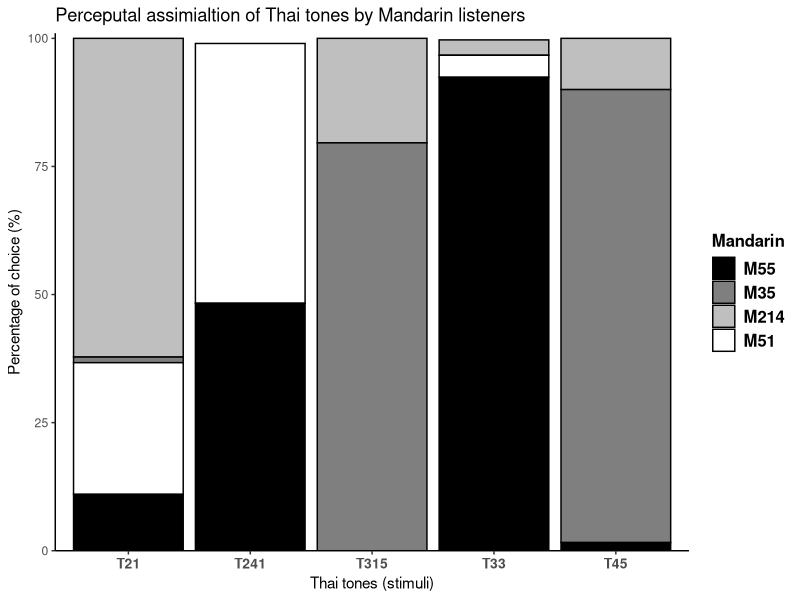
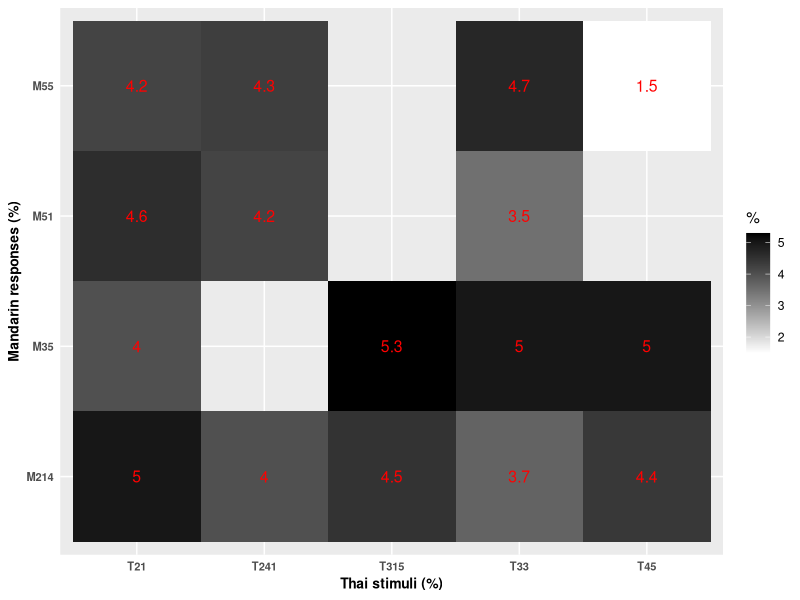

R code for these plots, in order:
## ---- chunk 1
library(tidyverse)
setwd("~/Nutstore Files/310_Tutorial/LanguageDS-e")
## ---- chunk 2

cm13 <- read.delim("data/ch5/cm13.txt")

head(cm13)
# library(readr)
# assimilation <- read_csv("~/Nutstore Files/310_Tutorial/Language data science/data/ch5/assimilation.csv")
# 
# head(assimilation)
## ---- chunk 3

assim.clean = cm13%>%
  # 除去练习数据
  filter(., Procedure.Block. != "pracproc") %>%
  # 选择需要的列并将变量名修改
  select(., subject = "Subject",
                  stimuli = "tone.Trial.",
                  response = "SoundOut1.RESP",
                  response_rt = "SoundOut1.RT",
                  rating = "Slide1.RESP",
                  rating_rt = "Slide1.RT")%>%
  # 除去被试未作答的试次
  filter(., response !="")%>%
  # 反应时为刺激播放后1000毫秒后的被试反应，原始数据从刺激播放开始记录，因此进行调整。
  mutate(., response_rt = response_rt-1000)%>%
  # 将被试的按键反应改写成相应的母语声调类别，修改刺激名称
  mutate(response =dplyr:: recode(response, 
                       f = "M55", g = "M35", 
                       h = "M214", j = "M51"),
         stimuli = dplyr:: recode(stimuli, 
                          "33" = "T33", "21" = "T21", 
                          "45" = "T45", "315" = "T315", 
                          "241" = "T241"))

# mutate(n = 1)%>%
#   group_by(language, subject, stimuli, response)%>%
#   summarise(cat = sum(n), 
#             response_rt = mean(response_rt, na.rm = TRUE),
#             rating = mean(rating, na.rm = TRUE), 
#             #rating_rt =  mean(rating_rt,na.rm = TRUE)
#   )%>%
#   group_by(subject, stimuli)%>%
#   mutate(percent = cat/sum(cat))%>%
#   ungroup()%>%
#   mutate()


# tbl.cat = cat.final%>%
#   mutate(stimuli = as_factor(stimuli),
#          response = as_factor(response),
#          stimuli = fct_relevel(stimuli, "T45","T33","T21","T315","T241"),
#          response = fct_relevel(response,
#                             "M55","M35","M214","M51",
#                             "NV44","NV22","NV35","NV21","NV415","NV214",
#                             "SV44","SV22","SV35","SV21","SV214"))%>%
#   group_by(stimuli,response)%>%
#   summarise(cat.mean = round(sum(percent)/13, 3)*100,
#             rate.mean = round(mean(rating,na.rm = TRUE),1))%>%
#   gather(temp, score, ends_with(".mean")) %>%
#   unite(temp1, stimuli, temp, sep = "_")%>%
#   spread(temp1, score)%>%
#   #change the order of columns
#   select("response" , "T45_cat.mean", "T45_rate.mean",
#          "T33_cat.mean" , "T33_rate.mean",
#          "T21_cat.mean","T21_rate.mean",
#          "T315_cat.mean", "T315_rate.mean",
#          "T241_cat.mean", "T241_rate.mean")
## ---- chunk 4

assim.individual = assim.clean %>%
  #为每个反应计数
  mutate(n = 1)%>%
  # 计算每个人每个泰语声调及对应汉语声调反应的次数、评分和反应时均值
  group_by(subject, stimuli, response)%>%
  summarise(cat = sum(n), 
            response_rt = mean(response_rt, na.rm = TRUE),
            rating = mean(rating, na.rm = TRUE))%>%
  # 计算每个人每个泰语声调及对应汉语声调反应的比例
  group_by(subject, stimuli)%>%
  mutate(percent = cat/sum(cat))%>%
  ungroup()


assim.group = assim.individual%>%
  # mutate(stimuli = as_factor(stimuli),
  #        response = as_factor(response),
  #        stimuli = fct_relevel(stimuli, "T45","T33","T21","T315","T241"),
  #        response = fct_relevel(response,
  #                           "M55","M35","M214","M51"))%>%
  group_by(stimuli,response)%>%
  # 计算每组反应平均值和评分均值
  summarise(cat.mean = round(sum(percent)/13, 3)*100,
            rate.mean = round(mean(rating,na.rm = TRUE),1))%>%
  gather(temp, score, ends_with(".mean")) %>%
  # 将刺激和对应的反应均值和评分均值组合
  unite(temp1, stimuli, temp, sep = "_")%>%
  # 将表格进行转换，得到最终需要的感知同化模式图
  spread(temp1, score)%>%
  #change the order of columns
  select("response" , "T45_cat.mean", "T45_rate.mean",
         "T33_cat.mean" , "T33_rate.mean",
         "T21_cat.mean","T21_rate.mean",
         "T315_cat.mean", "T315_rate.mean",
         "T241_cat.mean", "T241_rate.mean")

## ---- chunk 5


  assim.individual %>%
  group_by(stimuli,response)%>%
  summarise(percent = round(sum(percent)/13, 3)*100)%>%
  filter(percent>1)%>%
  ggplot(aes(fill=response, y=percent, x=stimuli)) +
  geom_bar( stat="identity")+
  scale_fill_manual(
        values=c("M55" = "black", "M35"="gray50",
                 "M214"="gray75", "M51"="white"),
        name="Mandarin",
        breaks=c("M55", "M35", "M214","M51"),
        labels=c("M55", "M35", "M214","M51"))+
  geom_bar(colour="black", stat="identity")+
  xlab("Thai tones (stimuli)")+
  ylab("Percentage of choice (%)") +
  scale_y_continuous(expand = c(0, 0), limits = c(0, 101))+
  labs(title = "Perceputal assimialtion of Thai tones by Mandarin listeners")+
  theme_classic()+
  theme(legend.title = element_text(size=12, face="bold"))+
  theme(legend.text = element_text(size = 12, face = "bold"))+
  theme(axis.text.x = element_text(face="bold", size=10))



## ---- chunk 6
  
  assim.individual %>%
  group_by(stimuli,response)%>%
  summarise(percent = round(sum(percent)/13, 3)*100,
              # 计算评分的均值
            rate.mean = round(mean(rating,na.rm = TRUE),1))%>%
  mutate(text.color = (stimuli== response))%>%
  # 构建xy轴
  ggplot(aes(stimuli,response))+
  # 构建热力图
  geom_tile(aes(fill = rate.mean))+
  # 将评分作为标记填入，并设置相应的颜色、大小
  geom_text(aes(label = round(rate.mean, 1)), 
            color = "red",
            size = 4) +
  scale_colour_manual(values=c("black", "white"))+
  scale_x_discrete(name = "Thai stimuli (%)")+
  scale_y_discrete(name = "Mandarin responses (%)")+
  scale_fill_gradient(name="%",low = "white", high = "black") +
  theme(axis.text.x = element_text(face="bold", size=8),
        axis.title.x = element_text(face="bold", size=10),
        axis.title.y = element_text(face="bold", size=10),
        #axis.title.y = element_blank(),
        axis.text.y = element_text(face="bold", size=8),
        #axis.text.y = element_blank(),
        axis.ticks.y = element_blank(),
        axis.ticks.x = element_blank())
